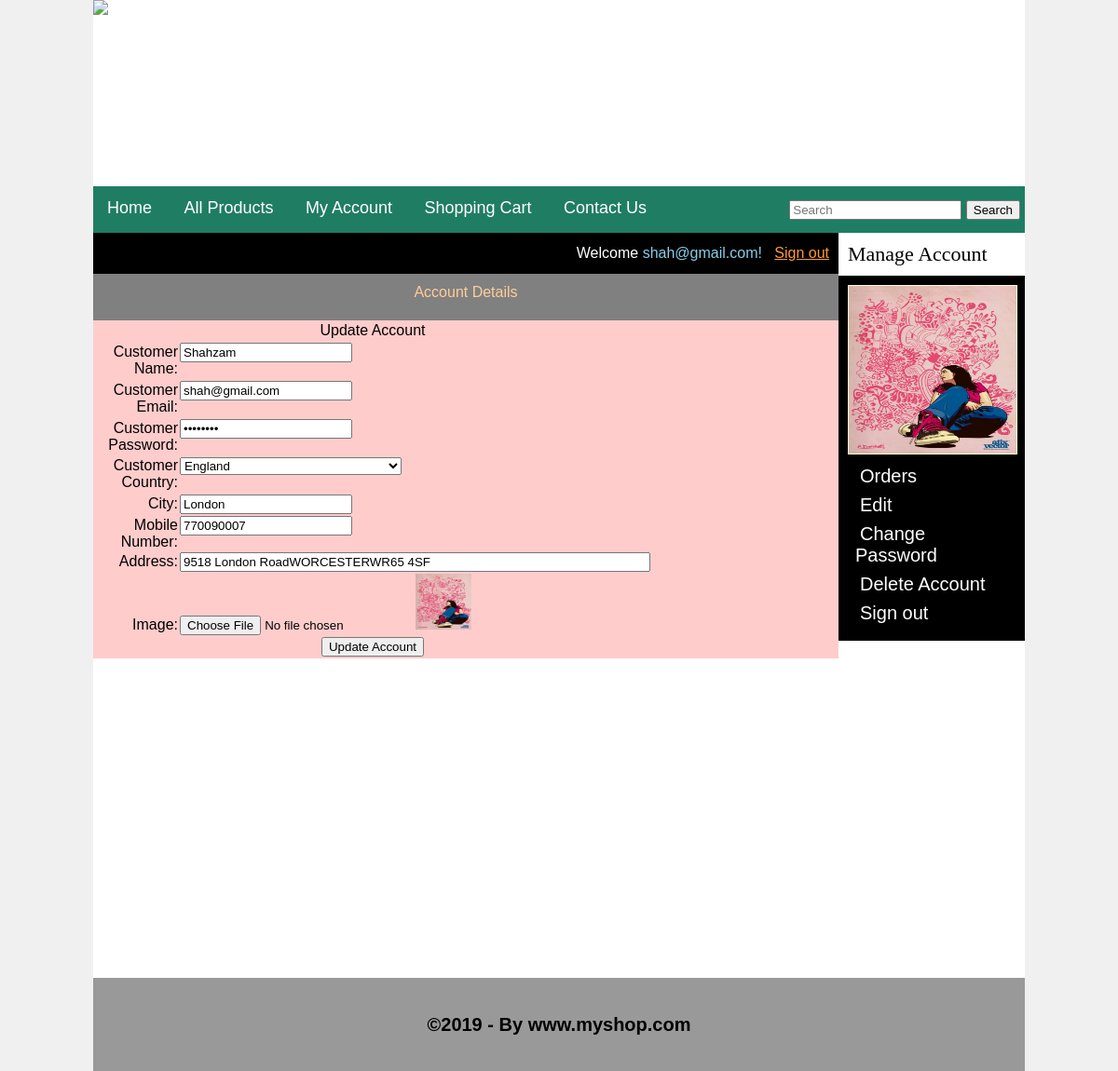
Screenshot of /customer/my_account.php?edit (signed in) with the database file from the repository.
### tables this page shows
CREATE TABLE `customers` (
  `customer_id` int(10) NOT NULL AUTO_INCREMENT,
  `customer_name` varchar(50) NOT NULL,
  `customer_email` varchar(50) NOT NULL,
  `customer_pass` varchar(50) NOT NULL,
  `customer_country` text NOT NULL,
  `customer_city` text NOT NULL,
  `customer_contact` int(20) NOT NULL,
  `customer_add` text NOT NULL,
  `customer_img` text NOT NULL,
  `customer_ip` int(50) NOT NULL,
  PRIMARY KEY (`customer_id`)
);

### customer/edit.php (the view, shortened to what this page needs)
<?php
	include("../includes/db.php");
	if(isset($_GET['edit'])){
					$customer_email=$_SESSION['customer_email'];
					$sql="select * from customers where customer_email='$customer_email'";
	$result=mysqli_query($conn, $sql);
	$result_array=mysqli_fetch_array($result);
	$name = $result_array['customer_name'];
	$email = $result_array['customer_email'];
	$pass = $result_array['customer_pass'];
	$country = $result_array['customer_country'];
	$city = $result_array['customer_city'];
	$contact = $result_array['customer_contact'];
	$address = $result_array['customer_add'];
	$image = $result_array['customer_img'];
				}
?>
<form action="" method="post" enctype="multipart/form-data">
	<table align="center" width="600">
		<tr>
			<td colspan="8" align="center"><h2>Update Account</h2></td>
		<tr>
		<tr>
			<td align="right">Customer Name:</td>
			<td><input type="text" name="c_name" value="<?php echo $name;?>" ></td>
		<tr>
		<tr>
			<td align="right">Customer Email:</td>
			<td><input type="text" name="c_email" value="<?php echo $email;?>" ></td>
		<tr>
		<tr>
			<td align="right">Customer Password:</td>
			<td><input type="password" name="c_pass" value="<?php echo $pass;?>" ></td>
		<tr>
		<tr>
			<td align="right">Customer Country:</td>
			<td name="">
				<select name="c_country" disabled">
<option value="<?php echo $country;?>"><?php echo $country;?></option>
</select>
			</td>
		<tr>
		<tr>
							<td align="right"><b>City:</b></td>
							<td><input type="text" name="c_city" value="<?php echo $city;?>" ></td>
						</tr>
						<tr>
							<td align="right"><b>Mobile Number:</b></td>
							<td><input type="text" name="c_contact" value="<?php echo $contact;?>" ></td>
						</tr>
						<tr>
							<td align="right"><b>Address:</b></td>
							<td><input type="text" name="c_address" size="60" value="<?php echo $address;?>"></td>
						</tr>
						<tr>
							<td align="right"><b>Image:</b></td>
							<td><input type="file" name="c_image" size="60"><img src="customer_photos/<?php echo $image;?>" width="60" height="60" ></td>
						</tr>
						<tr align="center">
							<td colspan="8"><input type="submit" name="update_account" value="Update Account" /></td>
						</tr>
						</table>
</form>

### customer/my_account.php (shortened to what this page needs)
<?php
include("../functions/functions.php");
?>
<!DOCTYPE HTML>
<html>
<head>
<link rel="stylesheet" href="../style/style.css" media="all" />
</head>
<body>
 <div class="main_wrapper2">
	<div class="header_wrapper">
		<a href="index.php"><img src="../logo.png" style="float:left;"></a>
	</div>
	<div id="navbar">
		<ul id="menu">
			<li><a href="../index.php">Home</a></li>
			<li><a href="../all_products.php">All Products</a></li>
			<li><a href="#">My Account</a></li>
			<li><a href="../cart.php">Shopping Cart</a></li>
			<li><a href="../contact.php">Contact Us</a></li>
		</ul>
		<div id="form">
			<form method="get" action="results.php" enctype="multipart/form-data">
				<input type="text" name="user_query" placeholder="Search"/>
				<input type="submit" name="search" value="Search"/>
			</form>
		</div>
	</div>
	<div class="content_wrapper">
		<div id="left_sidebar2">
			<div id="sidebar_title">Manage Account</div>
				<ul id="cats2">
				<?php
					$customer_email=$_SESSION['customer_email'];
					$sql="select * from customers where customer_email='$customer_email'";
					$result=mysqli_query($conn, $sql);
					$result_array=mysqli_fetch_array($result);
					$customer_img=$result_array['customer_img'];
					echo "<img src='customer_photos/$customer_img' width='180' height='180'/>";
				?>
					<li><a href="my_account.php?orders">Orders</a></li>
					<li><a href="my_account.php?edit">Edit</a></li>
					<li><a href="my_account.php?changepassword">Change Password</a></li>
					<li><a href="my_account.php?deleteaccount"?>Delete Account</a></li>
					<li><a href="signout.php">Sign out</a></li>
				</ul>
		</div>
		<div id="right_content2">
			<div id="headline">
				<div id="headline_content">
				<?php
				if(isset($_SESSION['customer_email'])){
					echo "<b>Welcome</b> <span style='color:skyblue;'>". $_SESSION['customer_email'] . "!</span>";
				}
				?>
					<?php
					if(!isset($_SESSION['customer_email'])){
						echo "<a href='checkout.php' style='color:#f93;'>Sign in</a>";
					}
					else{
						echo "<a href='signout.php' style='color:#f93;'>Sign out</a>";
					}
					?>
				</div>
			</div>
			<div>
			<h3 style="background-color:grey; color:#fc9; text-align:center; padding:10px; line-height:40px;">Account Details</h3>
				<?php
				if(isset($_GET['edit'])){
					include("edit.php");
				}
				?>
			</div>
		</div>
	</div>
	<div class="footer">
		<h1>&copy;2019 - By www.myshop.com</h1>
	</div>
 </div>
</body>
</html>

### style/style.css (style rules this page uses)
html, body, div, span, applet, object, iframe, h1, h2, h3, h4, h5, h6, p, blockquote, pre, a, abbr, acronym, address, big, cite, code, del, dfn, em, img, ins, kbd, q, s, samp, small, strike, strong, sub, sup, tt, var, b, u, i, center, dl, dt, dd, ol, ul, li, fieldset, form, label, legend, table, caption, tbody, tfoot, thead, tr, th, td, article, aside, canvas, details, embed, figure, figcaption, footer, header, hgroup, menu, nav, output, ruby, section, summary, time, mark, audio, video { margin: 0; padding: 0; border: 0; font-size: 100%; font: inherit; font-family: sans-serif; vertical-align: baseline; }
body { background-color: #F0F0F0; }
.main_wrapper2 { width: 1000px; height: auto; margin: auto; background-color: #fCC; }
.header_wrapper { width: 1000px; height: 100px; background-color: #fff; }
#navbar { width: 1000px; height: 50px; background: #1F7D63; color: #fff; }
#menu { padding: 0; line-height: 36px; margin-top: 5px; float: left; }
#menu li { list-style: none; display: inline; }
#menu a { text-decoration: none; color: #fff; font-size: 18px; padding: 10px; margin: 5px; }
#form { float: right; line-height: 50px; padding-right: 5px; }
.content_wrapper { width: 1000px; min-height: 100vh; height: auto; background-color: #FFF; }
#right_content2 { width: 800px; background-color: #FCC; float: left; }
#left_sidebar2 { margin-left: 0px; width: 200px; background-color: #000; float: right; }
.footer { width: 1000px; height: 100px; background: #999; color: #fff; clear: both; }
#sidebar_title { background: #fff; color: #000; padding: 10px; font-size: 22px; font-family: "Palatino Linotype", "Book Antiqua", Palatino, serif; }
#cats li, #cats2 li, #brands li { list-style: none; margin: 8px; }
#cats a, #cats2 a, #brands a { color: #fff; font-size: 20px; text-decoration: none; margin: 5px; }
#cats2 { text-align: left; padding: 10px; }
#cats2 img { border: 1px solid #ffc; }
#headline { background-color: #000; color: #fff; float: right; height: 24px; width: 780px; padding: 10px; }
#headline_content { float: right; margin-top: 3px; }
.header_wrapper { height: 200px; width: 1000px; }
.header_wrapper img { max-height: 200px; max-width: 1000px; }
.footer { color: #000; font-size: 20px; text-align: center; font-weight: bolder; line-height: 100px; }

### rows the page displays
customers: customer_img (picture), c_name "Shahzam", c_email "shah@gmail.com", c_country "England", c_city "London", c_contact "770090007", c_address "9518 London RoadWORCESTERWR65 4SF"

### other values shown
$_SESSION['customer_email'] "shah@gmail.com"
